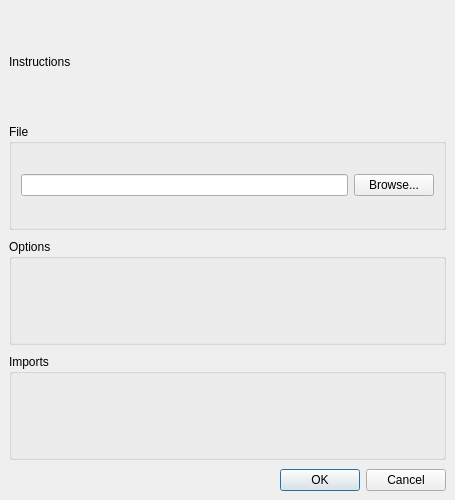
<?xml version="1.0" encoding="UTF-8"?>
<ui version="4.0">
 <class>ImportExportDialog</class>
 <widget class="QDialog" name="ImportExportDialog">
  <property name="enabled">
   <bool>true</bool>
  </property>
  <property name="geometry">
   <rect>
    <x>0</x>
    <y>0</y>
    <width>455</width>
    <height>500</height>
   </rect>
  </property>
  <property name="sizePolicy">
   <sizepolicy hsizetype="Preferred" vsizetype="Preferred">
    <horstretch>0</horstretch>
    <verstretch>0</verstretch>
   </sizepolicy>
  </property>
  <property name="modal">
   <bool>true</bool>
  </property>
  <layout class="QVBoxLayout" name="verticalLayout">
   <property name="leftMargin">
    <number>9</number>
   </property>
   <property name="topMargin">
    <number>9</number>
   </property>
   <property name="rightMargin">
    <number>9</number>
   </property>
   <property name="bottomMargin">
    <number>9</number>
   </property>
   <property name="spacing">
    <number>9</number>
   </property>
   <item>
    <widget class="QScrollArea" name="scrollArea">
     <property name="frameShape">
      <enum>QFrame::NoFrame</enum>
     </property>
     <property name="widgetResizable">
      <bool>true</bool>
     </property>
     <property name="horizontalScrollBarPolicy">
      <enum>Qt::ScrollBarAsNeeded</enum>
     </property>
     <property name="verticalScrollBarPolicy">
      <enum>Qt::ScrollBarAsNeeded</enum>
     </property>
     <widget class="QWidget" name="scrollAreaWidgetContents">
      <layout class="QVBoxLayout" name="scrollAreaLayout">
       <property name="leftMargin">
        <number>0</number>
       </property>
       <property name="topMargin">
        <number>0</number>
       </property>
       <property name="rightMargin">
        <number>0</number>
       </property>
       <property name="bottomMargin">
        <number>0</number>
       </property>
       <property name="spacing">
        <number>9</number>
       </property>
       <item>
        <widget class="QLabel" name="instructionsLabel">
         <property name="minimumSize">
          <size>
           <width>0</width>
           <height>0</height>
          </size>
         </property>
         <property name="frameShape">
          <enum>QFrame::NoFrame</enum>
         </property>
         <property name="text">
          <string>Instructions</string>
         </property>
        </widget>
       </item>
       <item>
        <widget class="QGroupBox" name="fileGroupBox">
         <property name="enabled">
          <bool>true</bool>
         </property>
         <property name="title">
          <string>File</string>
         </property>
         <property name="flat">
          <bool>false</bool>
         </property>
         <layout class="QHBoxLayout" name="horizontalLayout">
          <property name="spacing">
           <number>6</number>
          </property>
          <property name="leftMargin">
           <number>9</number>
          </property>
          <property name="topMargin">
           <number>9</number>
          </property>
          <property name="rightMargin">
           <number>9</number>
          </property>
          <property name="bottomMargin">
           <number>9</number>
          </property>
          <item>
           <widget class="QLineEdit" name="fileEdit">
            <property name="readOnly">
             <bool>true</bool>
            </property>
           </widget>
          </item>
          <item>
           <widget class="QPushButton" name="browseButton">
            <property name="text">
             <string>Browse...</string>
            </property>
           </widget>
          </item>
         </layout>
        </widget>
       </item>
       <item>
        <widget class="QGroupBox" name="optionsGroupBox">
         <property name="title">
          <string>Options</string>
         </property>
        </widget>
       </item>
       <item>
        <widget class="QGroupBox" name="previewGroupBox">
         <property name="title">
          <string>Imports</string>
         </property>
        </widget>
       </item>
      </layout>
     </widget>
    </widget>
   </item>
   <item>
    <widget class="QDialogButtonBox" name="buttonBox">
     <property name="orientation">
      <enum>Qt::Horizontal</enum>
     </property>
     <property name="standardButtons">
      <set>QDialogButtonBox::Cancel|QDialogButtonBox::Ok</set>
     </property>
    </widget>
   </item>
  </layout>
 </widget>
 <resources/>
 <connections>
  <connection>
   <sender>buttonBox</sender>
   <signal>accepted()</signal>
   <receiver>ImportExportDialog</receiver>
   <slot>accept()</slot>
   <hints>
    <hint type="sourcelabel">
     <x>248</x>
     <y>254</y>
    </hint>
    <hint type="destinationlabel">
     <x>157</x>
     <y>274</y>
    </hint>
   </hints>
  </connection>
  <connection>
   <sender>buttonBox</sender>
   <signal>rejected()</signal>
   <receiver>ImportExportDialog</receiver>
   <slot>reject()</slot>
   <hints>
    <hint type="sourcelabel">
     <x>316</x>
     <y>260</y>
    </hint>
    <hint type="destinationlabel">
     <x>286</x>
     <y>274</y>
    </hint>
   </hints>
  </connection>
 </connections>
</ui>
